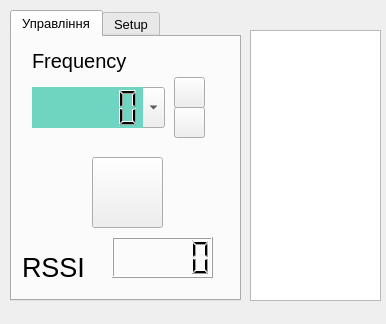
<?xml version="1.0" encoding="UTF-8"?>
<ui version="4.0">
 <class>formMain</class>
 <widget class="QWidget" name="formMain">
  <property name="geometry">
   <rect>
    <x>0</x>
    <y>0</y>
    <width>386</width>
    <height>324</height>
   </rect>
  </property>
  <property name="windowTitle">
   <string>Ghostbuster</string>
  </property>
  <property name="windowIcon">
   <iconset>
    <activeon>../Ghostbuster/img/antenna-16.ico</activeon>
   </iconset>
  </property>
  <widget class="QTabWidget" name="tabWidget">
   <property name="geometry">
    <rect>
     <x>10</x>
     <y>10</y>
     <width>231</width>
     <height>291</height>
    </rect>
   </property>
   <property name="font">
    <font>
     <pointsize>10</pointsize>
    </font>
   </property>
   <property name="currentIndex">
    <number>0</number>
   </property>
   <widget class="QWidget" name="tab_main">
    <attribute name="title">
     <string>Управління</string>
    </attribute>
    <widget class="QPushButton" name="playStopPushButton">
     <property name="geometry">
      <rect>
       <x>80</x>
       <y>120</y>
       <width>71</width>
       <height>71</height>
      </rect>
     </property>
     <property name="text">
      <string/>
     </property>
     <property name="icon">
      <iconset>
       <normaloff>img/play2.png</normaloff>img/play2.png</iconset>
     </property>
     <property name="iconSize">
      <size>
       <width>64</width>
       <height>64</height>
      </size>
     </property>
    </widget>
    <widget class="QPushButton" name="upPushButton">
     <property name="geometry">
      <rect>
       <x>162</x>
       <y>40</y>
       <width>31</width>
       <height>31</height>
      </rect>
     </property>
     <property name="text">
      <string/>
     </property>
     <property name="icon">
      <iconset>
       <normaloff>img/chevron_up.png</normaloff>img/chevron_up.png</iconset>
     </property>
    </widget>
    <widget class="QPushButton" name="downPushButton">
     <property name="geometry">
      <rect>
       <x>162</x>
       <y>70</y>
       <width>31</width>
       <height>31</height>
      </rect>
     </property>
     <property name="text">
      <string/>
     </property>
     <property name="icon">
      <iconset>
       <normaloff>img/chevron_down.png</normaloff>img/chevron_down.png</iconset>
     </property>
    </widget>
    <widget class="QLCDNumber" name="frequencyLCD">
     <property name="geometry">
      <rect>
       <x>20</x>
       <y>50</y>
       <width>111</width>
       <height>41</height>
      </rect>
     </property>
     <property name="font">
      <font>
       <pointsize>10</pointsize>
       <bold>true</bold>
      </font>
     </property>
     <property name="styleSheet">
      <string notr="true">background-color: rgb(111, 213, 193);
</string>
     </property>
     <property name="frameShape">
      <enum>QFrame::Shape::NoFrame</enum>
     </property>
    </widget>
    <widget class="QComboBox" name="frequencyComboBox">
     <property name="geometry">
      <rect>
       <x>52</x>
       <y>50</y>
       <width>101</width>
       <height>41</height>
      </rect>
     </property>
     <property name="font">
      <font>
       <pointsize>12</pointsize>
      </font>
     </property>
    </widget>
    <widget class="QLabel" name="labelFrequency">
     <property name="geometry">
      <rect>
       <x>20</x>
       <y>10</y>
       <width>121</width>
       <height>28</height>
      </rect>
     </property>
     <property name="font">
      <font>
       <pointsize>15</pointsize>
      </font>
     </property>
     <property name="text">
      <string>Frequency</string>
     </property>
    </widget>
    <widget class="QLCDNumber" name="rssiLCD">
     <property name="geometry">
      <rect>
       <x>100</x>
       <y>200</y>
       <width>101</width>
       <height>41</height>
      </rect>
     </property>
    </widget>
    <widget class="QLabel" name="rssiLabel">
     <property name="geometry">
      <rect>
       <x>10</x>
       <y>210</y>
       <width>68</width>
       <height>40</height>
      </rect>
     </property>
     <property name="font">
      <font>
       <pointsize>20</pointsize>
      </font>
     </property>
     <property name="text">
      <string>RSSI</string>
     </property>
    </widget>
    <zorder>labelFrequency</zorder>
    <zorder>rssiLCD</zorder>
    <zorder>rssiLabel</zorder>
    <zorder>frequencyComboBox</zorder>
    <zorder>playStopPushButton</zorder>
    <zorder>upPushButton</zorder>
    <zorder>downPushButton</zorder>
    <zorder>frequencyLCD</zorder>
   </widget>
   <widget class="QWidget" name="tab_setup">
    <attribute name="title">
     <string>Setup</string>
    </attribute>
    <widget class="QPushButton" name="updateListComPort">
     <property name="geometry">
      <rect>
       <x>20</x>
       <y>10</y>
       <width>31</width>
       <height>31</height>
      </rect>
     </property>
     <property name="text">
      <string/>
     </property>
     <property name="icon">
      <iconset>
       <normaloff>img/sync.png</normaloff>img/sync.png</iconset>
     </property>
    </widget>
    <widget class="QComboBox" name="periodComboBox">
     <property name="geometry">
      <rect>
       <x>130</x>
       <y>130</y>
       <width>71</width>
       <height>27</height>
      </rect>
     </property>
     <property name="font">
      <font>
       <pointsize>12</pointsize>
      </font>
     </property>
    </widget>
    <widget class="QSpinBox" name="delaySpinBox">
     <property name="geometry">
      <rect>
       <x>130</x>
       <y>190</y>
       <width>51</width>
       <height>31</height>
      </rect>
     </property>
     <property name="font">
      <font>
       <pointsize>12</pointsize>
      </font>
     </property>
    </widget>
    <widget class="QLabel" name="labelDelay">
     <property name="geometry">
      <rect>
       <x>20</x>
       <y>190</y>
       <width>71</width>
       <height>31</height>
      </rect>
     </property>
     <property name="font">
      <font>
       <pointsize>12</pointsize>
      </font>
     </property>
     <property name="text">
      <string>Delay</string>
     </property>
    </widget>
    <widget class="QWidget" name="layoutWidget">
     <property name="geometry">
      <rect>
       <x>20</x>
       <y>100</y>
       <width>101</width>
       <height>64</height>
      </rect>
     </property>
     <layout class="QVBoxLayout" name="verticalLayout_3">
      <item>
       <widget class="QRadioButton" name="channelRadioButton">
        <property name="font">
         <font>
          <pointsize>12</pointsize>
         </font>
        </property>
        <property name="text">
         <string>Channel</string>
        </property>
       </widget>
      </item>
      <item>
       <widget class="QRadioButton" name="periodRadioButton">
        <property name="font">
         <font>
          <pointsize>12</pointsize>
         </font>
        </property>
        <property name="text">
         <string>Period</string>
        </property>
       </widget>
      </item>
     </layout>
    </widget>
    <widget class="QComboBox" name="comPortComboBox">
     <property name="geometry">
      <rect>
       <x>60</x>
       <y>10</y>
       <width>87</width>
       <height>27</height>
      </rect>
     </property>
    </widget>
    <widget class="QPushButton" name="openComPortButton">
     <property name="geometry">
      <rect>
       <x>20</x>
       <y>50</y>
       <width>61</width>
       <height>30</height>
      </rect>
     </property>
     <property name="text">
      <string>Open</string>
     </property>
    </widget>
    <widget class="QPushButton" name="closeComPortButton">
     <property name="geometry">
      <rect>
       <x>90</x>
       <y>50</y>
       <width>61</width>
       <height>30</height>
      </rect>
     </property>
     <property name="text">
      <string>Close</string>
     </property>
    </widget>
    <widget class="QPushButton" name="saveComPortButton">
     <property name="geometry">
      <rect>
       <x>160</x>
       <y>50</y>
       <width>61</width>
       <height>30</height>
      </rect>
     </property>
     <property name="text">
      <string>Save</string>
     </property>
    </widget>
   </widget>
  </widget>
  <widget class="QListView" name="list_current_frecuencies">
   <property name="geometry">
    <rect>
     <x>250</x>
     <y>30</y>
     <width>131</width>
     <height>271</height>
    </rect>
   </property>
  </widget>
 </widget>
 <resources/>
 <connections/>
</ui>
